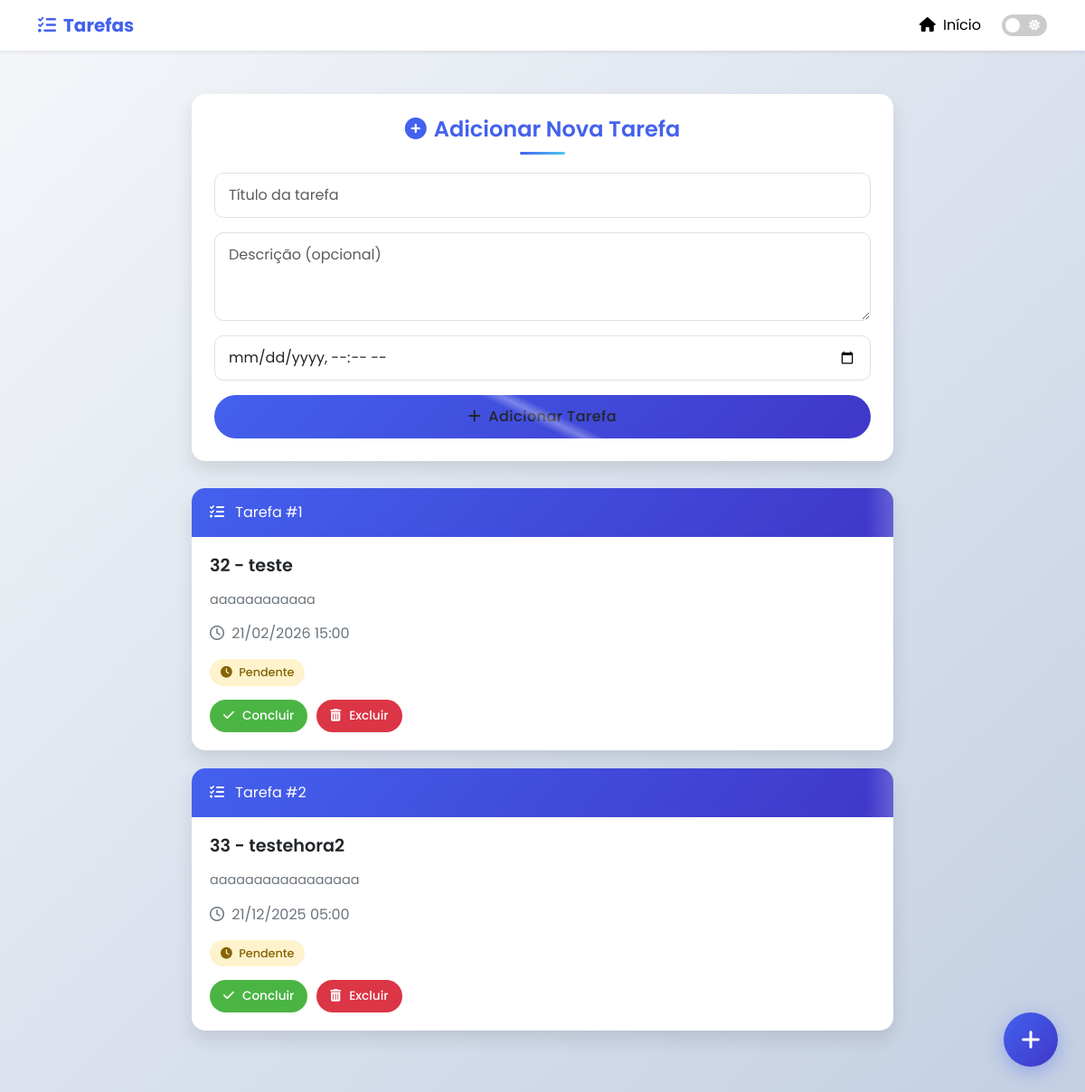
Before: / with the older database file.
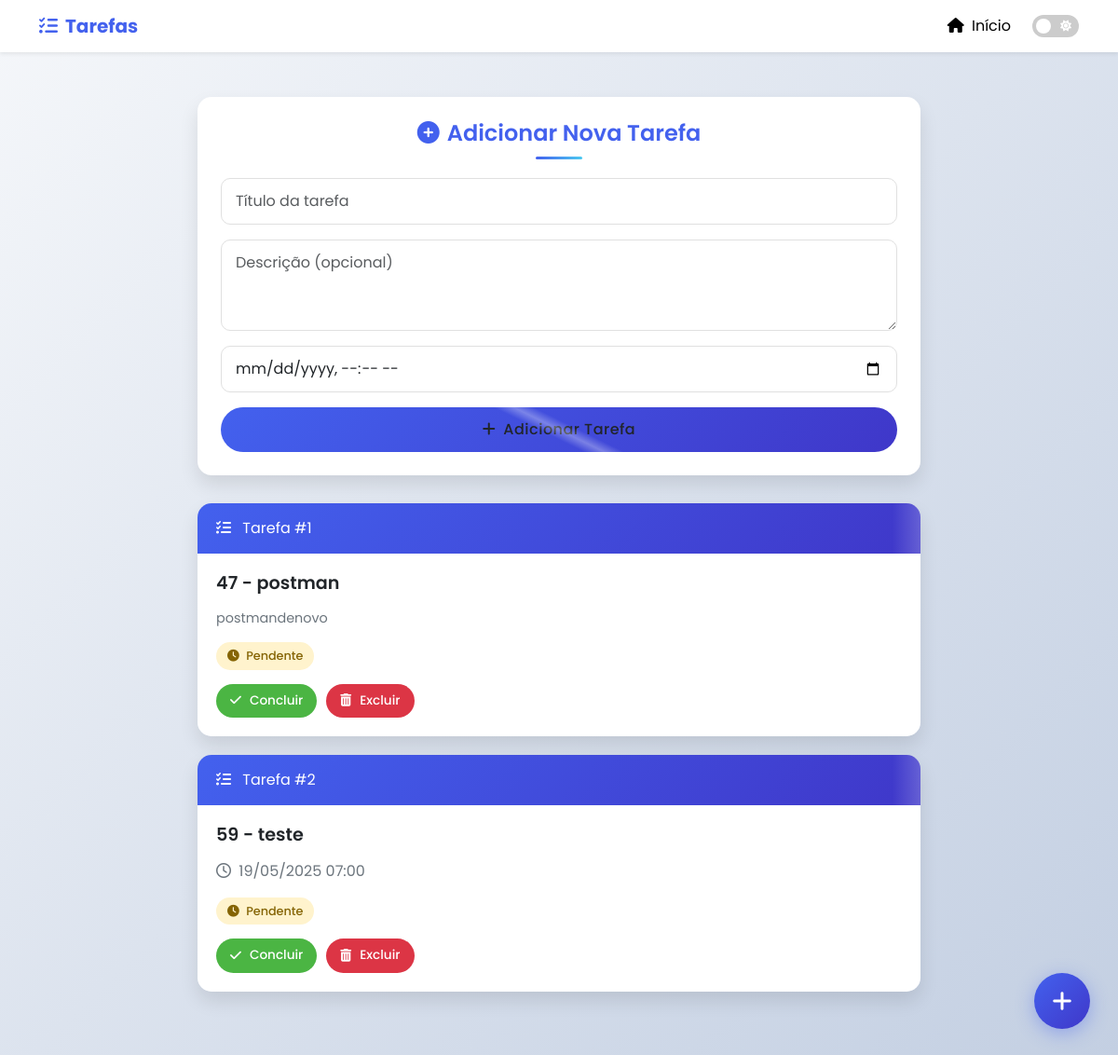
After: the same page with the newer database file.
### app/models.py (models this page shows, shortened)
class Tarefa(models.Model):
    titulo = models.CharField(max_length=200)
    descricao = models.TextField(blank=True)
    feita = models.BooleanField(default=False)
    data_hora = models.DateTimeField(null=True, blank=True)

### app/views.py (the view, shortened to what this page needs)
# urls.py: path("", views.index, name="index"),
@csrf_exempt
def index(request):
    tarefas = Tarefa.objects.all().order_by("feita")
    return render(request, "app/index.html", {"tarefas": tarefas})

### app/templates/app/index.html (shortened to what this page needs)
<!DOCTYPE html>
<html lang="pt-br">
<head>
  <link href="https://cdn.jsdelivr.net/npm/bootstrap@5.3.3/dist/css/bootstrap.min.css" rel="stylesheet">
  <link href="https://cdnjs.cloudflare.com/ajax/libs/font-awesome/6.0.0-beta3/css/all.min.css" rel="stylesheet">
  <link rel="stylesheet" href="../../static/css/style.css">
</head>
<body>
  <nav class="navbar navbar-expand-lg navbar-light bg-white shadow-sm mb-5">
    <div class="container">
      <a class="navbar-brand" href="#">
        <i class="fas fa-tasks me-2"></i>Tarefas
      </a>
      <div class="collapse navbar-collapse" id="navbarNav">
        <ul class="navbar-nav ms-auto">
          <li class="nav-item">
            <a class="nav-link active" href="#"><i class="fas fa-home me-1"></i> Início</a>
          </li>
          <li class="nav-item d-flex align-items-center">
            <label class="dark-mode-toggle">
              <span class="slider"></span>
              <div class="slider-icons">
              </div>
            </label>
          </li>
        </ul>
      </div>
    </div>
  </nav>
  <div class="container task-container">
    <div class="add-task-form">
      <h4 class="form-title"><i class="fas fa-plus-circle me-2"></i>Adicionar Nova Tarefa</h4>
      <form method="POST">
        <div class="mb-3">
          <input type="text" name="titulo" class="form-control" placeholder="Título da tarefa" required>
        </div>
        <div class="mb-3">
          <textarea name="descricao" class="form-control" placeholder="Descrição (opcional)" rows="3"></textarea>
        </div>
        <div class="mb-3">
          <input type="datetime-local" name="horario" class="form-control" required>
        </div>
        <button type="submit" class="btn btn-submit w-100">
          <i class="fas fa-plus me-2"></i>Adicionar Tarefa
        </button>
      </form>
    </div>
    {% if tarefas %}
      {% for tarefa in tarefas %}
        <div class="task-card" style="animation-delay: {{ forloop.counter0|divisibleby:2|yesno:'0.1s,0.2s' }}">
          <div class="task-header d-flex justify-content-between align-items-center">
  <div>
    <i class="fas fa-tasks me-2"></i>
    <span>Tarefa #{{ forloop.counter }}</span>
  </div>
</div>
<div class="task-body">
  <h5 class="task-title"><p>{{ tarefa.id }} - {{ tarefa.titulo }}</h5>
  {% if tarefa.descricao %}
    <p class="task-description">{{ tarefa.descricao }}</p>
  {% endif %}
  {% if tarefa.data_hora %}
    <p class="task-datetime">
      <i class="far fa-clock me-1"></i>
      {{ tarefa.data_hora|date:"d/m/Y H:i" }}
    </p>
  {% endif %}
            <span class="task-status {% if tarefa.feita %}status-completed{% else %}status-pending{% endif %}">
              <i class="fas {% if tarefa.feita %}fa-check-circle{% else %}fa-clock{% endif %} me-1"></i>
              {% if tarefa.feita %}Concluída{% else %}Pendente{% endif %}
            </span>
            <div class="task-actions">
              <form action="{% url 'marcar_feita' tarefa.id %}" method="POST" class="d-inline">
                <button type="submit" class="btn btn-action {% if tarefa.feita %}btn-undo{% else %}btn-complete{% endif %}">
                  <i class="fas {% if tarefa.feita %}fa-undo{% else %}fa-check{% endif %} me-1"></i>
                  {% if tarefa.feita %}Desfazer{% else %}Concluir{% endif %}
                </button>
              </form>
              <form action="{% url 'excluir_tarefa' tarefa.id %}" method="POST" class="d-inline">
                <button type="submit" class="btn btn-action btn-delete"
                        onclick="return confirm('Tem certeza que deseja excluir esta tarefa?');">
                  <i class="fas fa-trash-alt me-1"></i> Excluir
                </button>
              </form>
            </div>
          </div>
        </div>
      {% endfor %}
    {% else %}
      <div class="empty-state">
        <i class="fas fa-clipboard-list"></i>
        <h4>Nenhuma tarefa encontrada</h4>
        <p>Adicione sua primeira tarefa usando o formulário acima</p>
      </div>
    {% endif %}
  </div>
  <div class="fab" onclick="document.querySelector('.add-task-form').scrollIntoView({ behavior: 'smooth' });">
    <i class="fas fa-plus"></i>
  </div>
</body>
</html>

Changed rows visible on the page:
removed Tarefa: id "32", titulo "teste", descricao "aaaaaaaaaaaa", data_hora "21/02/2026 15:00", feita False (drawn)
removed Tarefa: id "33", titulo "testehora2", descricao "aaaaaaaaaaaaaaaaa", data_hora "21/12/2025 05:00", feita False (drawn)
added Tarefa: id "47", titulo "postman", descricao "postmandenovo", feita False (drawn)
added Tarefa: id "59", titulo "teste", data_hora "19/05/2025 07:00", feita False (drawn)
